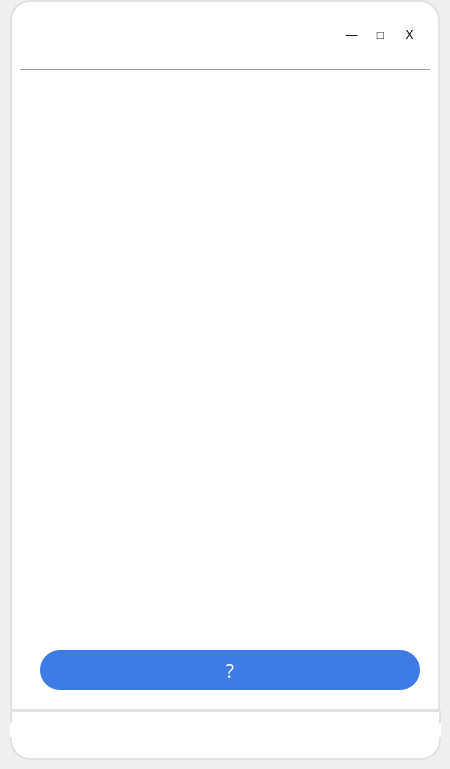
    <widget class="QWidget" name="page_6">
     <widget class="QWidget" name="horizontalLayoutWidget_11">
      <property name="geometry">
       <rect>
        <x>10</x>
        <y>710</y>
        <width>431</width>
        <height>41</height>
       </rect>
      </property>
      <layout class="QHBoxLayout" name="horizontalLayout_17">
       <item>
        <widget class="QPushButton" name="homeBtn_34">
         <property name="cursor">
          <cursorShape>PointingHandCursor</cursorShape>
         </property>
         <property name="styleSheet">
          <string notr="true">background-color: white;
border-radius: 8px;</string>
         </property>
         <property name="text">
          <string/>
         </property>
         <property name="icon">
          <iconset>
           <normaloff>icons8-home-50.png</normaloff>icons8-home-50.png</iconset>
         </property>
         <property name="iconSize">
          <size>
           <width>30</width>
           <height>30</height>
          </size>
         </property>
        </widget>
       </item>
       <item>
        <widget class="QPushButton" name="homeBtn_35">
         <property name="cursor">
          <cursorShape>PointingHandCursor</cursorShape>
         </property>
         <property name="styleSheet">
          <string notr="true">background-color: white;
border-radius: 8px;</string>
         </property>
         <property name="text">
          <string/>
         </property>
         <property name="icon">
          <iconset>
           <normaloff>icons8-menu-30.png</normaloff>icons8-menu-30.png</iconset>
         </property>
         <property name="iconSize">
          <size>
           <width>30</width>
           <height>30</height>
          </size>
         </property>
        </widget>
       </item>
       <item>
        <widget class="QPushButton" name="homeBtn_36">
         <property name="cursor">
          <cursorShape>PointingHandCursor</cursorShape>
         </property>
         <property name="styleSheet">
          <string notr="true">background-color: white;
border-radius: 8px;</string>
         </property>
         <property name="text">
          <string/>
         </property>
         <property name="icon">
          <iconset>
           <normaloff>icons8-download-50.png</normaloff>icons8-download-50.png</iconset>
         </property>
         <property name="iconSize">
          <size>
           <width>30</width>
           <height>30</height>
          </size>
         </property>
        </widget>
       </item>
       <item>
        <widget class="QPushButton" name="homeBtn_37">
         <property name="cursor">
          <cursorShape>PointingHandCursor</cursorShape>
         </property>
         <property name="styleSheet">
          <string notr="true">background-color: white;
border-radius: 8px;</string>
         </property>
         <property name="text">
          <string/>
         </property>
         <property name="icon">
          <iconset>
           <normaloff>icons8-settings-50.png</normaloff>icons8-settings-50.png</iconset>
         </property>
         <property name="iconSize">
          <size>
           <width>30</width>
           <height>30</height>
          </size>
         </property>
        </widget>
       </item>
      </layout>
     </widget>
     <widget class="QLabel" name="label_34">
      <property name="geometry">
       <rect>
        <x>10</x>
        <y>0</y>
        <width>430</width>
        <height>711</height>
       </rect>
      </property>
      <property name="styleSheet">
       <string notr="true">background-color: rgb(255, 255, 255);
border-top-left-radius: 20px;
border-top-right-radius: 20px;
border: 2px solid #E2E2E2;</string>
      </property>
      <property name="text">
       <string/>
      </property>
     </widget>
     <widget class="QPushButton" name="backBtn_down">
      <property name="geometry">
       <rect>
        <x>30</x>
        <y>30</y>
        <width>30</width>
        <height>30</height>
       </rect>
      </property>
      <property name="styleSheet">
       <string notr="true">background-color: rgb(255,255,255);
border-radius: 8px;</string>
      </property>
      <property name="text">
       <string/>
      </property>
      <property name="icon">
       <iconset>
        <normaloff>icons8-back-48.png</normaloff>icons8-back-48.png</iconset>
      </property>
      <property name="iconSize">
       <size>
        <width>30</width>
        <height>30</height>
       </size>
      </property>
     </widget>
     <widget class="QWidget" name="horizontalLayoutWidget_12">
      <property name="geometry">
       <rect>
        <x>340</x>
        <y>20</y>
        <width>81</width>
        <height>31</height>
       </rect>
      </property>
      <layout class="QHBoxLayout" name="horizontalLayout_18">
       <item>
        <widget class="QPushButton" name="minBtn_down">
         <property name="styleSheet">
          <string notr="true">background-color: rgb(255,255,255);
border-radius: 8px;</string>
         </property>
         <property name="text">
          <string>―</string>
         </property>
        </widget>
       </item>
       <item>
        <widget class="QPushButton" name="maxBtn_down">
         <property name="styleSheet">
          <string notr="true">background-color: rgb(255,255,255);
border-radius: 8px;</string>
         </property>
         <property name="text">
          <string>□</string>
         </property>
        </widget>
       </item>
       <item>
        <widget class="QPushButton" name="exitBtn_down">
         <property name="styleSheet">
          <string notr="true">background-color: rgb(255,255,255);
border-radius: 8px;</string>
         </property>
         <property name="text">
          <string>X</string>
         </property>
        </widget>
       </item>
      </layout>
     </widget>
     <widget class="Line" name="line_9">
      <property name="geometry">
       <rect>
        <x>20</x>
        <y>60</y>
        <width>410</width>
        <height>20</height>
       </rect>
      </property>
      <property name="styleSheet">
       <string notr="true">color: #E2E2E2;</string>
      </property>
      <property name="orientation">
       <enum>Qt::Horizontal</enum>
      </property>
     </widget>
     <widget class="QPushButton" name="nextBtn_6">
      <property name="geometry">
       <rect>
        <x>40</x>
        <y>650</y>
        <width>380</width>
        <height>40</height>
       </rect>
      </property>
      <property name="font">
       <font>
        <family>맑은 고딕</family>
        <pointsize>14</pointsize>
       </font>
      </property>
      <property name="cursor">
       <cursorShape>PointingHandCursor</cursorShape>
      </property>
      <property name="styleSheet">
       <string notr="true">color: white;
background-color: #3D7BE6;
border-radius: 20px;</string>
      </property>
      <property name="text">
       <string>?</string>
      </property>
     </widget>
     <widget class="QLabel" name="label_36">
      <property name="geometry">
       <rect>
        <x>10</x>
        <y>710</y>
        <width>431</width>
        <height>50</height>
       </rect>
      </property>
      <property name="styleSheet">
       <string notr="true">background-color: white;
border-bottom-left-radius: 20px;
border-bottom-right-radius: 20px;
border: 2px solid #E2E2E2;</string>
      </property>
      <property name="text">
       <string/>
      </property>
     </widget>
     <zorder>label_36</zorder>
     <zorder>label_34</zorder>
     <zorder>horizontalLayoutWidget_11</zorder>
     <zorder>backBtn_down</zorder>
     <zorder>horizontalLayoutWidget_12</zorder>
     <zorder>line_9</zorder>
     <zorder>nextBtn_6</zorder>
    </widget>
